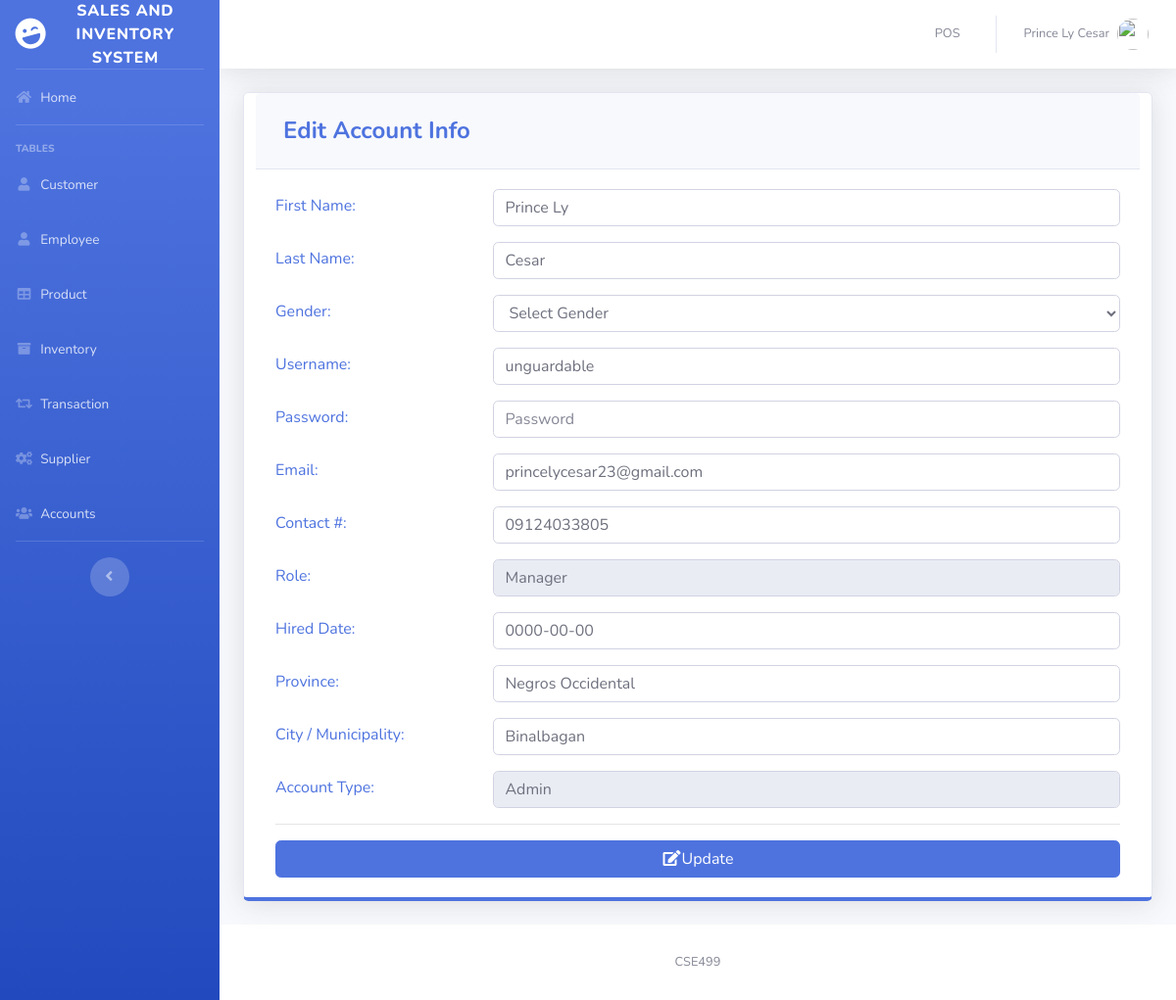
/pages/settings.php (signed in), run on an earlier commit of the app's database.
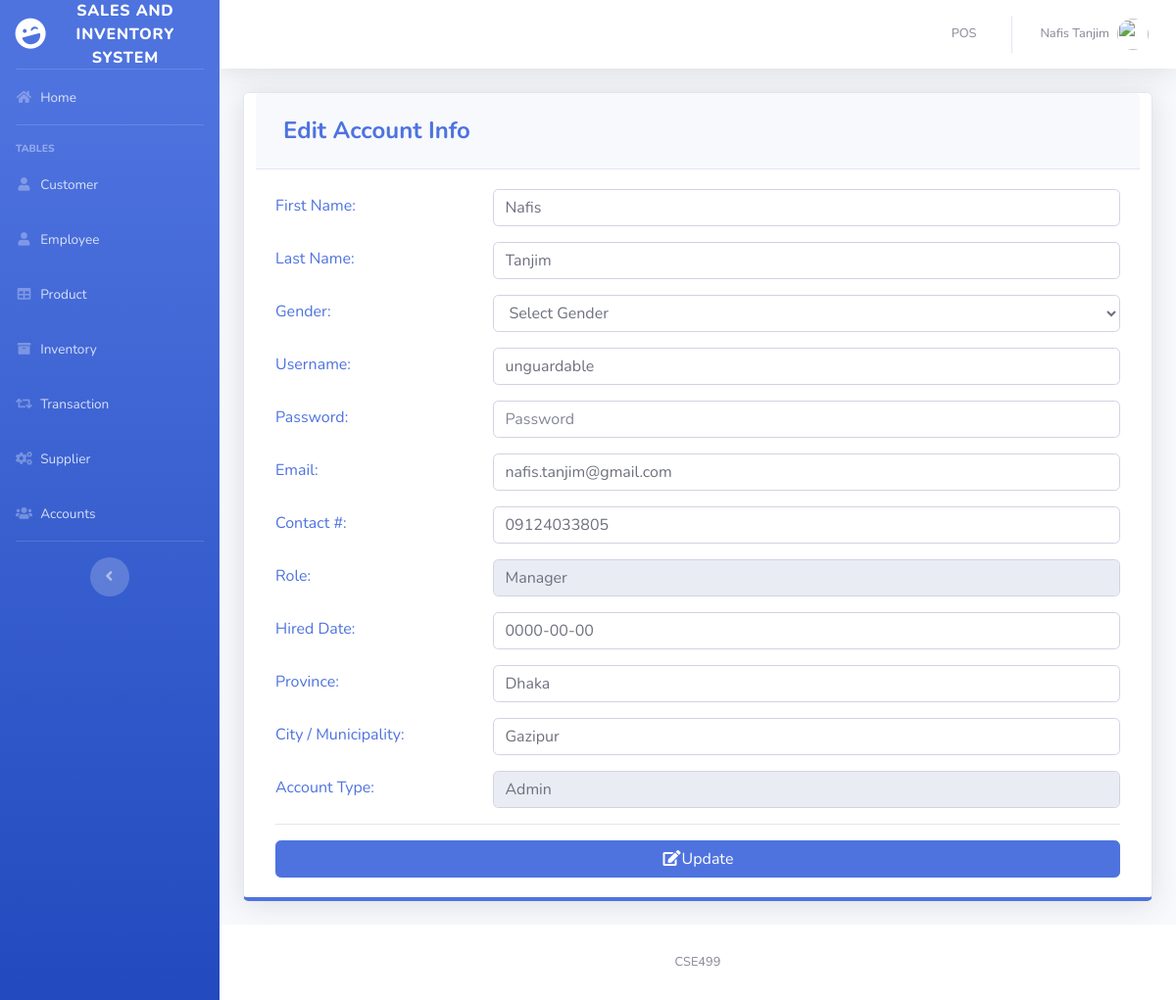
And on a later commit of the database.
### tables this page shows
CREATE TABLE `users` (
  `ID` int(11) NOT NULL,
  `EMPLOYEE_ID` int(11) DEFAULT NULL,
  `USERNAME` varchar(50) DEFAULT NULL,
  `PASSWORD` varchar(50) DEFAULT NULL,
  `TYPE_ID` int(11) DEFAULT NULL
);

CREATE TABLE `employee` (
  `EMPLOYEE_ID` int(11) NOT NULL,
  `FIRST_NAME` varchar(50) DEFAULT NULL,
  `LAST_NAME` varchar(50) DEFAULT NULL,
  `GENDER` varchar(50) DEFAULT NULL,
  `EMAIL` varchar(100) DEFAULT NULL,
  `PHONE_NUMBER` varchar(11) DEFAULT NULL,
  `JOB_ID` int(11) DEFAULT NULL,
  `HIRED_DATE` varchar(50) NOT NULL,
  `LOCATION_ID` int(11) DEFAULT NULL
);

CREATE TABLE `location` (
  `LOCATION_ID` int(11) NOT NULL,
  `PROVINCE` varchar(100) DEFAULT NULL,
  `CITY` varchar(100) DEFAULT NULL
);

CREATE TABLE `job` (
  `JOB_ID` int(11) NOT NULL,
  `JOB_TITLE` varchar(50) DEFAULT NULL
);

CREATE TABLE `type` (
  `TYPE_ID` int(11) NOT NULL,
  `TYPE` varchar(50) DEFAULT NULL
);

### pages/settings.php (the view, shortened to what the changed rows need)
<?php
include'../includes/connection.php';
include'../includes/sidebar.php';
?>
<?php
        $query = "SELECT ID, e.FIRST_NAME, e.LAST_NAME, e.GENDER, USERNAME, PASSWORD, e.EMAIL, PHONE_NUMBER, j.JOB_TITLE, e.HIRED_DATE, t.TYPE, l.PROVINCE, l.CITY
                      FROM users u
                      join employee e on u.EMPLOYEE_ID = e.EMPLOYEE_ID
                      join job j on e.JOB_ID=j.JOB_ID
                      join location l on e.LOCATION_ID=l.LOCATION_ID
                      join type t on u.TYPE_ID=t.TYPE_ID
                      WHERE ID =".$_SESSION['MEMBER_ID'];
        $result = mysqli_query($db, $query) or die(mysqli_error($db));
          while($row = mysqli_fetch_array($result))
          {
                $a= $row['FIRST_NAME'];
                $b=$row['LAST_NAME'];
                $d=$row['USERNAME'];
                $f=$row['EMAIL'];
                $g=$row['PHONE_NUMBER'];
                $h=$row['JOB_TITLE'];
                $i=$row['HIRED_DATE'];
                $j=$row['PROVINCE'];
                $k=$row['CITY'];
                $l=$row['TYPE'];
          }
      ?>
        <div class="card shadow mb-4 col-xs-12 col-md-12 border-bottom-primary">
            <div class="card-body">
            <form role="form" method="post" action="settings_edit.php">
              <div class="form-group row text-left text-primary">
                <div class="col-sm-9">
                  <input class="form-control" placeholder="First Name" name="firstname" value="<?php echo $a; ?>" required>
                </div>
              </div>
              <div class="form-group row text-left text-primary">
                <div class="col-sm-9">
                  <input class="form-control" placeholder="Last Name" name="lastname" value="<?php echo $b; ?>" required>
                </div>
              </div>
              <div class="form-group row text-left text-primary">
                <div class="col-sm-9">
                  <input class="form-control" placeholder="Username" name="username" value="<?php echo $d; ?>" required>
                </div>
              </div>
              <div class="form-group row text-left text-primary">
                <div class="col-sm-9">
                  <input class="form-control" placeholder="Email" name="email" value="<?php echo $f; ?>" required>
                </div>
              </div>
              <div class="form-group row text-left text-primary">
                <div class="col-sm-9">
                   <input class="form-control" placeholder="Contact #" name="phone" value="<?php echo $g; ?>" required>
                </div>
              </div>
              <div class="form-group row text-left text-primary">
                <div class="col-sm-9">
                  <input class="form-control" placeholder="Role" name="role" value="<?php echo $h; ?>" readonly>
                </div>
              </div>
              <div class="form-group row text-left text-primary">
                <div class="col-sm-9">
                  <input class="form-control" placeholder="Hired Date" name="hireddate" value="<?php echo $i; ?>" required>
                </div>
              </div>
              <div class="form-group row text-left text-primary">
                <div class="col-sm-9">
                  <input class="form-control" placeholder="Province" name="province" value="<?php echo $j; ?>" required>
                </div>
              </div>
              <div class="form-group row text-left text-primary">
                <div class="col-sm-9">
                  <input class="form-control" placeholder="City / Municipality" name="city" value="<?php echo $k; ?>" required>
                </div>
              </div>
              <div class="form-group row text-left text-primary">
                <div class="col-sm-9">
                  <input class="form-control" placeholder="Account Type" name="type" value="<?php echo $l; ?>" readonly>
                </div>
              </div>
              </form>
            </div>
          </div>
<?php
include'../includes/footer.php';
?>

### includes/topbar.php (shortened to what the changed rows need)
<div id="content-wrapper" class="d-flex flex-column">
  <div id="content">
    <nav class="navbar navbar-expand navbar-light bg-white topbar mb-4 static-top shadow">
      <ul class="navbar-nav ml-auto">
        <li class="nav-item dropdown no-arrow">
          <a class="nav-link dropdown-toggle" href="#" id="userDropdown" role="button" data-toggle="dropdown" aria-haspopup="true" aria-expanded="false">
            <span class="mr-2 d-none d-lg-inline text-gray-600 small"><?php echo  $_SESSION['FIRST_NAME']. ' '.$_SESSION['LAST_NAME'] ;?></span>
            <img class="img-profile rounded-circle"
            <?php
              if($_SESSION['GENDER']=='Male'){
                echo 'src="https://encrypted-tbn0.gstatic.com/images?q=tbn:ANd9GcTS0rikanm-OEchWDtCAWQ_s1hQq1nOlQUeJr242AdtgqcdEgm0Dg"';
              }else{
                echo 'src="https://encrypted-tbn0.gstatic.com/images?q=tbn:ANd9GcSNngF0RFPjyGl4ybo78-XYxxeap88Nvsyj1_txm6L4eheH8ZBu"';
              }
            ?>>
          </a>
        </li>
      </ul>
    </nav>
    <div class="container-fluid">

What changed in the data, as far as the page shows it:
changed through a linked row, users "unguardable": firstname "Prince Ly" → "Nafis"; lastname "Cesar" → "Tanjim"; email "princelycesar23@gmail.com" → "nafis.tanjim@gmail.com"; province "Negros Occidental" → "Dhaka"; city "Binalbagan" → "Gazipur"
Also different on the page:
$_SESSION['FIRST_NAME']: "Prince Ly" → "Nafis"
$_SESSION['LAST_NAME']: "Cesar" → "Tanjim"
